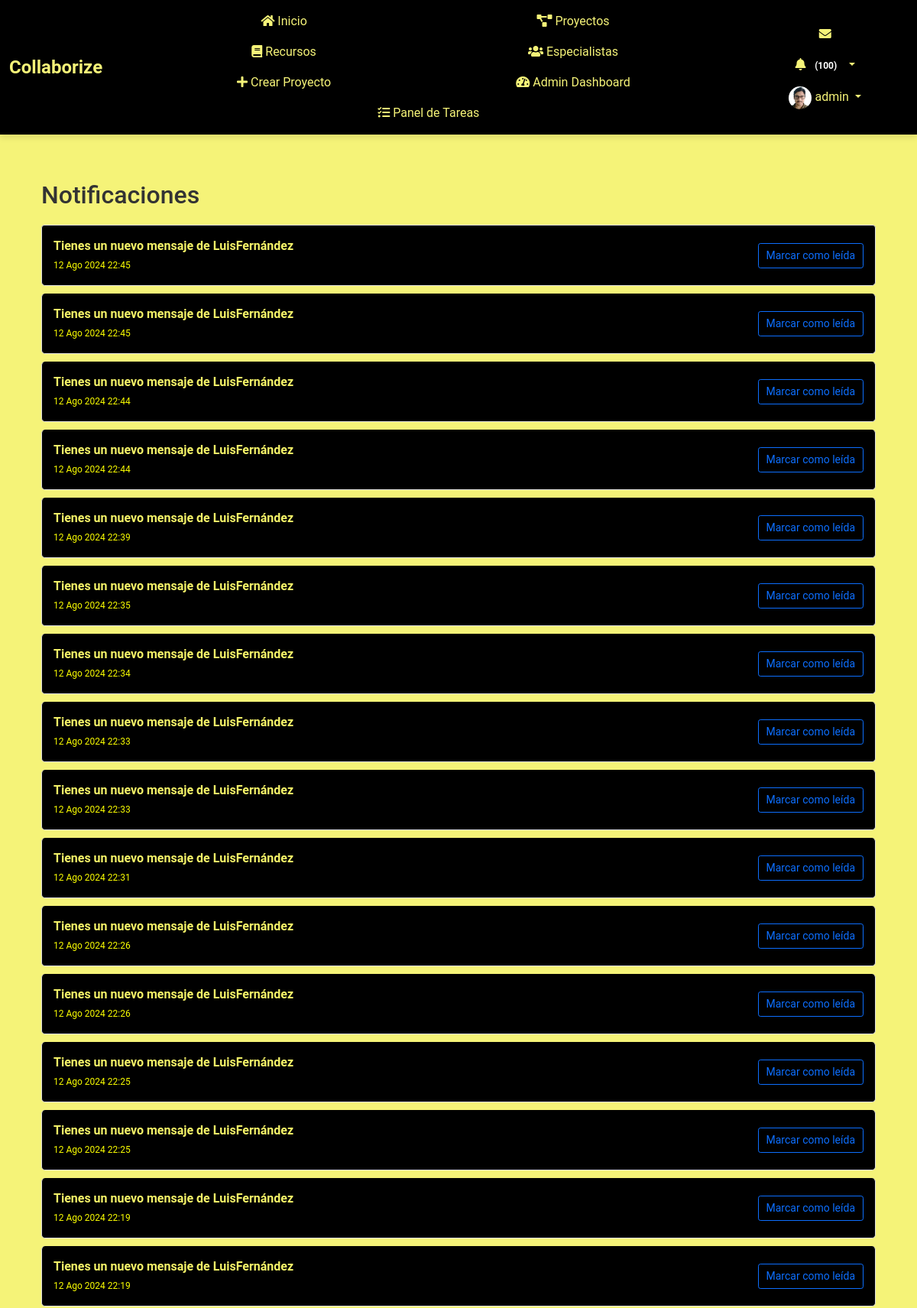
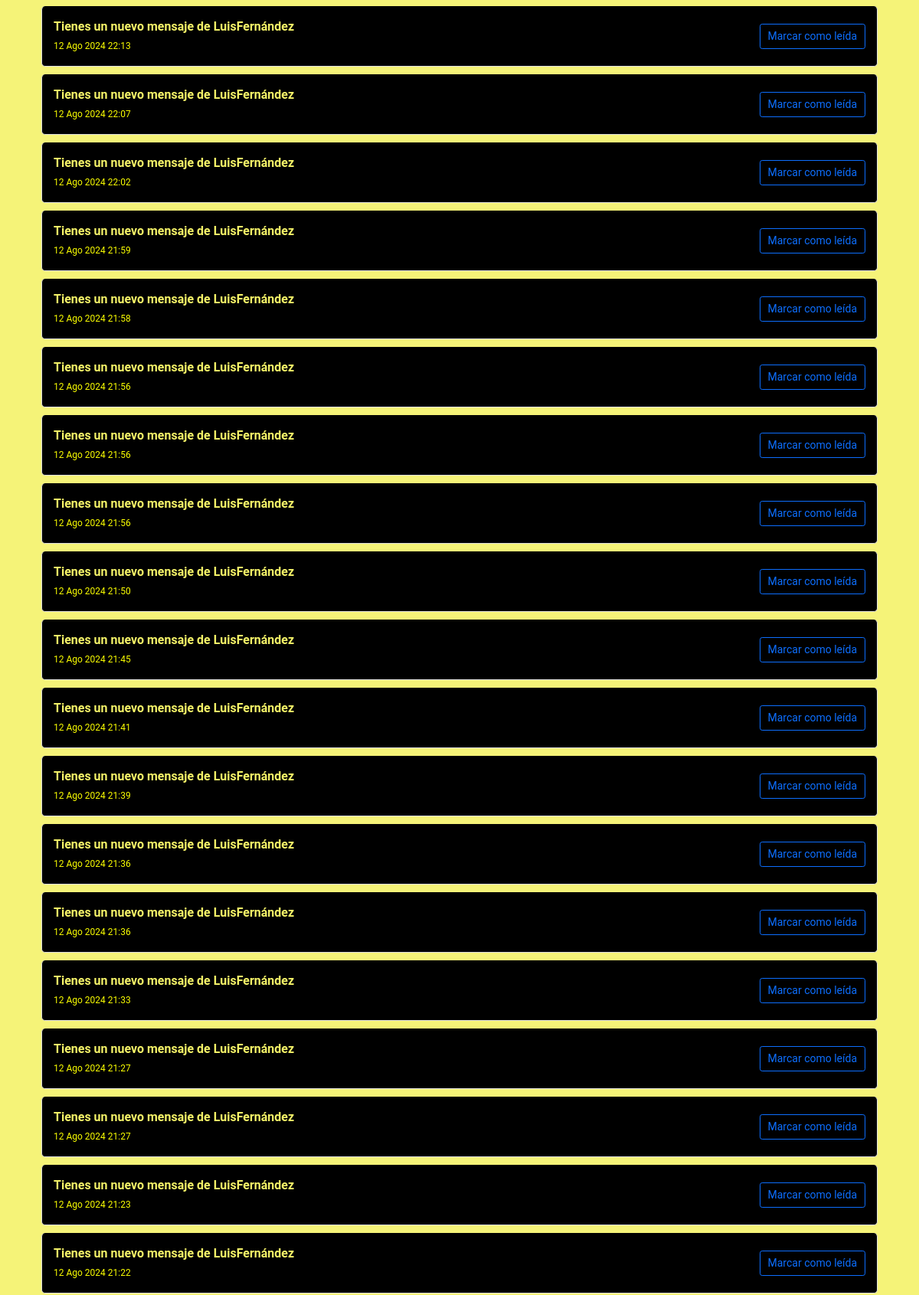
The page /notificaciones/ (signed in, upper part) on the database its author committed (2 pictures, top to bottom).
### myapp/models.py (models this page shows, shortened)
class Perfil(models.Model):
    user = models.OneToOneField(User, on_delete=models.CASCADE)
    nombre = models.CharField(max_length=30, blank=True, null=True)
    apellido = models.CharField(max_length=30, blank=True, null=True)
    telefono = models.CharField(max_length=15, blank=True, null=True)
    fecha_nacimiento = models.DateField(null=True, blank=True)
    avatar = models.ImageField(upload_to='avatars/', null=True, blank=True)
    website = models.URLField(max_length=200, blank=True, null=True)
    twitter = models.URLField(max_length=200, blank=True, null=True)
    facebook = models.URLField(max_length=200, blank=True, null=True)
    linkedin = models.URLField(max_length=200, blank=True, null=True)
    habilidad_1 = models.CharField(max_length=100, blank=True, null=True)
    habilidad_2 = models.CharField(max_length=100, blank=True, null=True)
    habilidad_3 = models.CharField(max_length=100, blank=True, null=True)
    experiencia = models.TextField(blank=True, null=True)
    especialidad = models.CharField(max_length=200, blank=True, null=True)
    ubicacion = models.CharField(max_length=200, blank=True, null=True)
    disponibilidad = models.BooleanField(blank=True, null=True)

class Notificacion(models.Model):
    receptor = models.ForeignKey(User, on_delete=models.CASCADE)
    mensaje = models.TextField()
    url = models.CharField(max_length=200, default='/mensajes/')  # Provee un valor por defecto
    leido = models.BooleanField(default=False)
    fecha_creacion = models.DateTimeField(auto_now_add=True)

### myapp/views.py (the view)
# urls.py: path('notificaciones/', views.listar_notificaciones, name='listar_notificaciones'),
@login_required
def listar_notificaciones(request):
    notificaciones = Notificacion.objects.filter(receptor=request.user).order_by('-fecha_creacion')
    return render(request, 'myapp/notificaciones.html', {'notificaciones': notificaciones})

### myapp/templates/myapp/notificaciones.html (shortened to what this page needs)
{% extends 'myapp/base.html' %}
{% load static %}
{% block content %}
<link rel="stylesheet" href="{% static 'css/notificaciones.css' %}">
<div class="container">
    <h2>Notificaciones</h2>
    <ul class="list-group">
        {% for notificacion in notificaciones %}
        <li id="notificacion-{{ notificacion.id }}" class="list-group-item {% if notificacion.leida %}list-group-item-secondary{% else %}list-group-item-light{% endif %}">
            <div class="notificacion-content">
                <a href="{{ notificacion.url }}" class="notificacion-mensaje">{{ notificacion.mensaje }}</a>
                <br>
                <small class="notificacion-fecha">{{ notificacion.fecha_creacion|date:"d M Y H:i" }}</small>
            </div>
            <div class="notificacion-actions">
                {% if notificacion.leida %}
                <span class="badge badge-success">Leída</span>
                {% else %}
                <button class="btn btn-sm btn-outline-primary marcar-leida" data-id="{{ notificacion.id }}">Marcar como leída</button>
                {% endif %}
            </div>
        </li>
        {% endfor %}
    </ul>
</div>
{% endblock %}

### myapp/templates/myapp/base.html (shortened to what this page needs)
<!DOCTYPE html>
<html lang="es">
<head>
    {% load static %}
    <link rel="stylesheet" href="https://cdn.jsdelivr.net/npm/bootstrap@5.1.3/dist/css/bootstrap.min.css">
    <link rel="stylesheet" href="https://cdnjs.cloudflare.com/ajax/libs/font-awesome/5.15.4/css/all.min.css">
    <link rel="stylesheet" href="https://cdn.jsdelivr.net/npm/@icon/entypo@1.0.3/entypo.css">
    <link rel="stylesheet" href="https://cdnjs.cloudflare.com/ajax/libs/bootstrap-datepicker/1.9.0/css/bootstrap-datepicker.min.css">
    <link rel="stylesheet" href="{% static 'css/style.css' %}">
    <link rel="stylesheet" href="{% static 'css/ver_perfil.css' %}">
    <link rel="stylesheet" href="{% static 'css/register.css' %}">
</head>
<body>
    {% if user.is_authenticated %}
    <header>
        <nav class="navbar navbar-expand-lg fixed-top custom-navbar">
            <div class="container-fluid d-flex justify-content-between align-items-center">
                <a class="navbar-brand" href="{% url 'index' %}">
                    <span style="font-weight: bold; color: #f5f378; font-size: 1.5rem;">Collaborize</span>
                </a>
                <div class="collapse navbar-collapse justify-content-between" id="navbarNav">
                    <ul class="navbar-nav mx-auto">
                        <li class="nav-item"><a class="nav-link" href="{% url 'index' %}"><i class="fas fa-home"></i> Inicio</a></li>
                        <li class="nav-item"><a class="nav-link" href="{% url 'proyecto_lista' %}"><i class="fas fa-project-diagram"></i> Proyectos</a></li>
                        <li class="nav-item"><a class="nav-link" href="{% url 'listar_recursos' %}"><i class="fas fa-book"></i> Recursos</a></li>
                        <li class="nav-item"><a class="nav-link" href="{% url 'listar_especialistas' %}"><i class="fas fa-users"></i> Especialistas</a></li>
                        {% if user.is_staff %}
                        <li class="nav-item"><a class="nav-link" href="{% url 'crear_proyecto' %}"><i class="fas fa-plus"></i> Crear Proyecto</a></li>
                        <li class="nav-item"><a class="nav-link" href="{% url 'admin_dashboard' %}"><i class="fas fa-tachometer-alt"></i> Admin Dashboard</a></li>
                        <li class="nav-item"><a class="nav-link" href="{% url 'admin_panel_tareas' %}"><i class="fas fa-tasks"></i> Panel de Tareas</a></li>
                        {% endif %}
                    </ul>
                    <ul class="navbar-nav ms-auto">
                        <li class="nav-item">
                            <a class="nav-link" href="{% url 'listar_mensajes' %}"><i class="fas fa-envelope"></i>
                            </a>
                        </li>
                        <li class="nav-item dropdown">
                            <a class="nav-link dropdown-toggle" href="#" id="notificacionesDropdown" role="button" data-bs-toggle="dropdown" aria-haspopup="true" aria-expanded="false">
                                <i class="fas fa-bell"></i>
                                <span id="notificaciones-count" class="badge badge-danger"></span>
                            </a>
                        </li>
                        <li class="nav-item dropdown">
                            <a class="nav-link dropdown-toggle" href="#" id="perfilDropdown" role="button" data-bs-toggle="dropdown" aria-haspopup="true" aria-expanded="false">
                                <img src="{% if user.perfil.avatar %}{{ user.perfil.avatar.url }}{% else %}{% static 'images/default_avatar.png' %}{% endif %}" alt="Foto de perfil" class="rounded-circle" width="30" height="30">
                                {{ user.username }}
                            </a>
                        </li>
                    </ul>
                </div>
            </div>
        </nav>
    </header>
    {% endif %}
    <main class="container">
        {% block content %}{% endblock %}
    </main>
</body>
</html>

### myapp/static/css/style.css (style rules this page uses)
body { padding-top: 0.1px; background-color: #f5f378; font-family: 'Roboto', sans-serif; color: #333; }
.navbar.custom-navbar { background-color: #343a40; z-index: 1000; position: fixed; top: 0; width: 100%; box-shadow: 0 4px 8px rgba(0, 0, 0, 0.1); }
.navbar.custom-navbar .navbar-nav .nav-link { color: #f5f378; transition: color 0.3s; }
.navbar.custom-navbar .navbar-brand { color: #f5f378; font-weight: bold; font-size: 1.5rem; transition: color 0.3s; }
.navbar .nav-item { margin-left: 1rem; }
@media (max-width: 1200px) { .navbar.custom-navbar .navbar-nav { flex-wrap: wrap; justify-content: center; } }
@media (max-width: 1200px) { .navbar.custom-navbar .navbar-nav .nav-item { flex: 0 0 45%; text-align: center; } }
.container { margin-top: 20px; }

### myapp/static/css/register.css (style rules this page uses)
body { background-color: #dcc4fa; }

### myapp/static/css/notificaciones.css (style rules this page uses)
.container { margin-top: 20px; }
h2 { margin-bottom: 20px; }
.list-group-item { display: flex; justify-content: space-between; align-items: center; padding: 15px; border: 1px solid #ddd; border-radius: 5px; margin-bottom: 10px; transition: background-color 0.3s ease; }
.list-group-item-light { background-color: #000000; }
.notificacion-content { flex-grow: 1; }
.notificacion-actions { margin-left: 20px; }
.notificacion-actions .btn { padding: 5px 10px; font-size: 14px; }
.notificacion-mensaje { font-weight: bold; color: #f5f368; text-decoration: none; }
.notificacion-fecha { font-size: 12px; color: #fbff00; }

### myapp/templates/myapp/base.html (style rules this page uses)
body { background-color: #f5f378; }
.navbar.custom-navbar { background-color: #000000; z-index: 1000; }
.navbar.custom-navbar .navbar-nav .nav-link { color: #f5f378; }
.navbar.custom-navbar .navbar-brand { color: #f5f378; }
.navbar .nav-item { margin-left: 1rem; }
@media (max-width: 1200px) { .navbar.custom-navbar .navbar-nav { flex-wrap: wrap; justify-content: center; } }
@media (max-width: 1200px) { .navbar.custom-navbar .navbar-nav .nav-item { flex: 0 0 45%; text-align: center; } }

### rows shown on the page
Notificacion: mensaje "Tienes un nuevo mensaje de LuisFernández", fecha_creacion "12 Ago 2024 22:45"
Notificacion: mensaje "Tienes un nuevo mensaje de LuisFernández", fecha_creacion "12 Ago 2024 22:45"
Notificacion: mensaje "Tienes un nuevo mensaje de LuisFernández", fecha_creacion "12 Ago 2024 22:44"
Notificacion: mensaje "Tienes un nuevo mensaje de LuisFernández", fecha_creacion "12 Ago 2024 22:44"
Notificacion: mensaje "Tienes un nuevo mensaje de LuisFernández", fecha_creacion "12 Ago 2024 22:39"
Notificacion: mensaje "Tienes un nuevo mensaje de LuisFernández", fecha_creacion "12 Ago 2024 22:35"
Notificacion: mensaje "Tienes un nuevo mensaje de LuisFernández", fecha_creacion "12 Ago 2024 22:34"
Notificacion: mensaje "Tienes un nuevo mensaje de LuisFernández", fecha_creacion "12 Ago 2024 22:33"
Notificacion: mensaje "Tienes un nuevo mensaje de LuisFernández", fecha_creacion "12 Ago 2024 22:33"
Notificacion: mensaje "Tienes un nuevo mensaje de LuisFernández", fecha_creacion "12 Ago 2024 22:31"
Notificacion: mensaje "Tienes un nuevo mensaje de LuisFernández", fecha_creacion "12 Ago 2024 22:26"
Notificacion: mensaje "Tienes un nuevo mensaje de LuisFernández", fecha_creacion "12 Ago 2024 22:26"
Notificacion: mensaje "Tienes un nuevo mensaje de LuisFernández", fecha_creacion "12 Ago 2024 22:25"
Notificacion: mensaje "Tienes un nuevo mensaje de LuisFernández", fecha_creacion "12 Ago 2024 22:25"
Notificacion: mensaje "Tienes un nuevo mensaje de LuisFernández", fecha_creacion "12 Ago 2024 22:19"
Notificacion: mensaje "Tienes un nuevo mensaje de LuisFernández", fecha_creacion "12 Ago 2024 22:19"
Notificacion: mensaje "Tienes un nuevo mensaje de LuisFernández", fecha_creacion "12 Ago 2024 22:13"
Notificacion: mensaje "Tienes un nuevo mensaje de LuisFernández", fecha_creacion "12 Ago 2024 22:07"
Notificacion: mensaje "Tienes un nuevo mensaje de LuisFernández", fecha_creacion "12 Ago 2024 22:02"
Notificacion: mensaje "Tienes un nuevo mensaje de LuisFernández", fecha_creacion "12 Ago 2024 21:59"
Notificacion: mensaje "Tienes un nuevo mensaje de LuisFernández", fecha_creacion "12 Ago 2024 21:58"
Notificacion: mensaje "Tienes un nuevo mensaje de LuisFernández", fecha_creacion "12 Ago 2024 21:56"
Notificacion: mensaje "Tienes un nuevo mensaje de LuisFernández", fecha_creacion "12 Ago 2024 21:56"
Notificacion: mensaje "Tienes un nuevo mensaje de LuisFernández", fecha_creacion "12 Ago 2024 21:56"
Notificacion: mensaje "Tienes un nuevo mensaje de LuisFernández", fecha_creacion "12 Ago 2024 21:50"
Notificacion: mensaje "Tienes un nuevo mensaje de LuisFernández", fecha_creacion "12 Ago 2024 21:45"
Notificacion: mensaje "Tienes un nuevo mensaje de LuisFernández", fecha_creacion "12 Ago 2024 21:41"
Notificacion: mensaje "Tienes un nuevo mensaje de LuisFernández", fecha_creacion "12 Ago 2024 21:39"
Notificacion: mensaje "Tienes un nuevo mensaje de LuisFernández", fecha_creacion "12 Ago 2024 21:36"
Notificacion: mensaje "Tienes un nuevo mensaje de LuisFernández", fecha_creacion "12 Ago 2024 21:36"
Notificacion: mensaje "Tienes un nuevo mensaje de LuisFernández", fecha_creacion "12 Ago 2024 21:33"
Notificacion: mensaje "Tienes un nuevo mensaje de LuisFernández", fecha_creacion "12 Ago 2024 21:27"
Notificacion: mensaje "Tienes un nuevo mensaje de LuisFernández", fecha_creacion "12 Ago 2024 21:27"
Notificacion: mensaje "Tienes un nuevo mensaje de LuisFernández", fecha_creacion "12 Ago 2024 21:23"
Notificacion: mensaje "Tienes un nuevo mensaje de LuisFernández", fecha_creacion "12 Ago 2024 21:22"

### other values the page prints
{{ user.username }} "admin"
